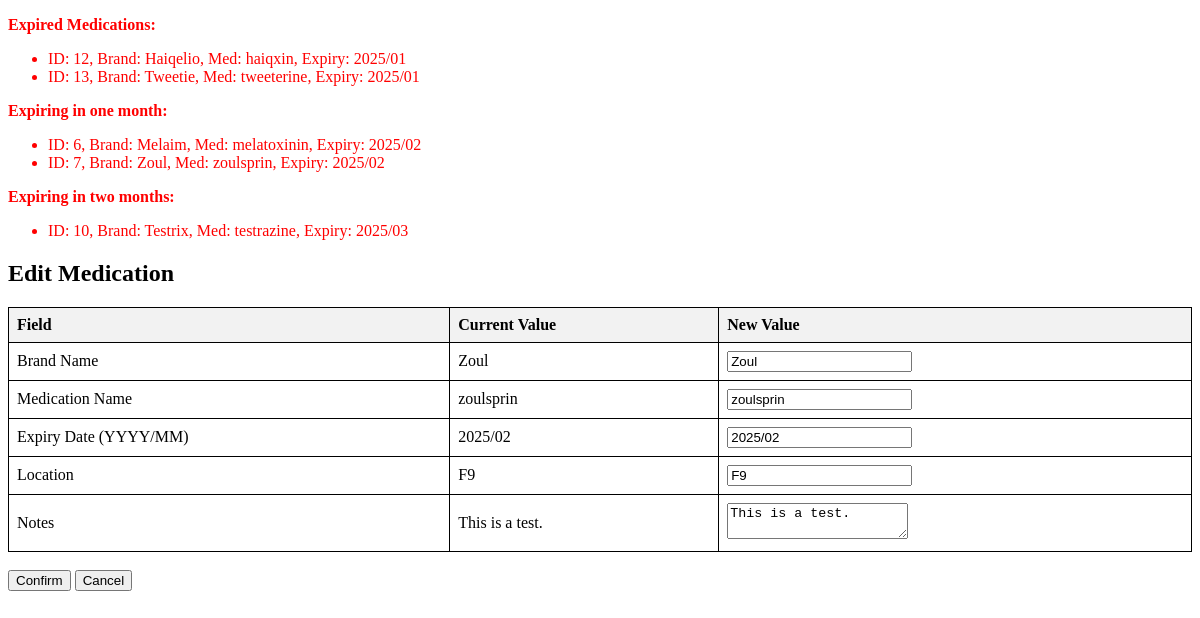
The page /edit/7?sort_by=expiry_date&sort_order=asc&search_term=&page=1 on the database its author committed.
### tables this page shows
CREATE TABLE medications (
            medication_id INTEGER PRIMARY KEY AUTOINCREMENT,
            brand_name TEXT NOT NULL,
            medication_name TEXT NOT NULL,
            expiry_date TEXT NOT NULL,
            location TEXT NOT NULL,
            notes TEXT
        );

### app.py (the view, shortened to what this page needs)
@app.route("/edit/<int:medication_id>", methods=["GET", "POST"])
def edit_medication(medication_id):
    db = MedicationDatabase()
    medication = db.get_medication_by_id(medication_id)
    if not medication:
        return "Medication not found", 404
    expiry_alerts = get_expiry_alerts(db)
    return render_template(
        "edit.html", medication=medication, expiry_alerts=expiry_alerts, db=db
    )

### database.py (called while the page is built)
    def __enter__(self):
        self.conn = sqlite3.connect(self.db_name)
        self.cursor = self.conn.cursor()
        return self

    def __exit__(self, exc_type, exc_val, exc_tb):
        if self.conn:
            self.conn.close()

    def get_medication_by_id(self, medication_id):
        with self as db:
            db.cursor.execute(
                "SELECT * FROM medications WHERE medication_id = ?", (medication_id,)
            )
            medication = db.cursor.fetchone()
            return medication

### templates/edit.html (shortened to what this page needs)
<!DOCTYPE html>
<html lang="en">
<head>
</head>
<body>
    {% if expiry_alerts['expired'] or expiry_alerts['expiring_in_one_month'] or expiry_alerts['expiring_in_two_months']
    or expiry_alerts['closest_expiry'] %}
    <div style="color: red;">
        {% if expiry_alerts['expired'] %}
        <p><strong>Expired Medications:</strong></p>
        <ul>
            {% for med in expiry_alerts['expired'] %}
            <li>ID: {{med[0]}}, Brand: {{med[1]}}, Med: {{med[2]}}, Expiry: {{med[3]}}
            </li>
            {% endfor %}
        </ul>
        {% endif %}
        {% if expiry_alerts['expiring_in_one_month'] %}
        <p><strong>Expiring in one month:</strong></p>
        <ul>
            {% for med in expiry_alerts['expiring_in_one_month'] %}
            <li>ID: {{med[0]}}, Brand: {{med[1]}}, Med: {{med[2]}}, Expiry: {{med[3]}}</li>
            {% endfor %}
        </ul>
        {% endif %}
        {% if expiry_alerts['expiring_in_two_months'] %}
        <p><strong>Expiring in two months:</strong></p>
        <ul>
            {% for med in expiry_alerts['expiring_in_two_months'] %}
            <li>ID: {{med[0]}}, Brand: {{med[1]}}, Med: {{med[2]}}, Expiry: {{med[3]}}</li>
            {% endfor %}
        </ul>
        {% endif %}
    </div>
    {% endif %}
    <h2>Edit Medication</h2>
    <form method="post">
        <table>
            <thead>
                <tr>
                    <th>Field</th>
                    <th>Current Value</th>
                    <th>New Value</th>
                </tr>
            </thead>
            <tbody>
                <tr>
                    <td>Brand Name</td>
                    <td>{{ medication[1] }}</td>
                    <td><input type="text" name="brand_name" value="{{ medication[1] }}" required></td>
                </tr>
                <tr>
                    <td>Medication Name</td>
                    <td>{{ medication[2] }}</td>
                    <td><input type="text" name="medication_name" value="{{ medication[2] }}" required></td>
                </tr>
                <tr>
                    <td>Expiry Date (YYYY/MM)</td>
                    <td>{{ medication[3] }}</td>
                    <td><input type="text" name="expiry_date" value="{{ medication[3] }}" placeholder="YYYY/MM"
                            required></td>
                </tr>
                <tr>
                    <td>Location</td>
                    <td>{{ medication[4] }}</td>
                    <td><input type="text" name="location" value="{{ medication[4] }}"></td>
                </tr>
                <tr>
                    <td>Notes</td>
                    <td>{{ medication[5] if medication[5] else 'No Notes' }}</td>
                    <td><textarea name="notes">{{ medication[5] if medication[5] else '' }}</textarea></td>
                </tr>
            </tbody>
        </table>
        <br>
        <button type="submit" onclick="return confirm('Are you sure you want to save the changes?');">Confirm</button>
        <button type="button" onclick="window.location.href='/'">Cancel</button>
    </form>
</body>
</html>

### templates/edit.html (style rules this page uses)
table { border-collapse: collapse; width: 100%; }
th, td { border: 1px solid black; padding: 8px; text-align: left; }
th { background-color: #f2f2f2; }

### rows shown on the page
medications: medication_id "12", brand_name "Haiqelio", medication_name "haiqxin", expiry_date "2025/01"
medications: medication_id "13", brand_name "Tweetie", medication_name "tweeterine", expiry_date "2025/01"
medications: medication_id "6", brand_name "Melaim", medication_name "melatoxinin", expiry_date "2025/02"
medications: medication_id "7", brand_name "Zoul", medication_name "zoulsprin", expiry_date "2025/02", location "F9", notes "This is a test."
medications: medication_id "10", brand_name "Testrix", medication_name "testrazine", expiry_date "2025/03"
